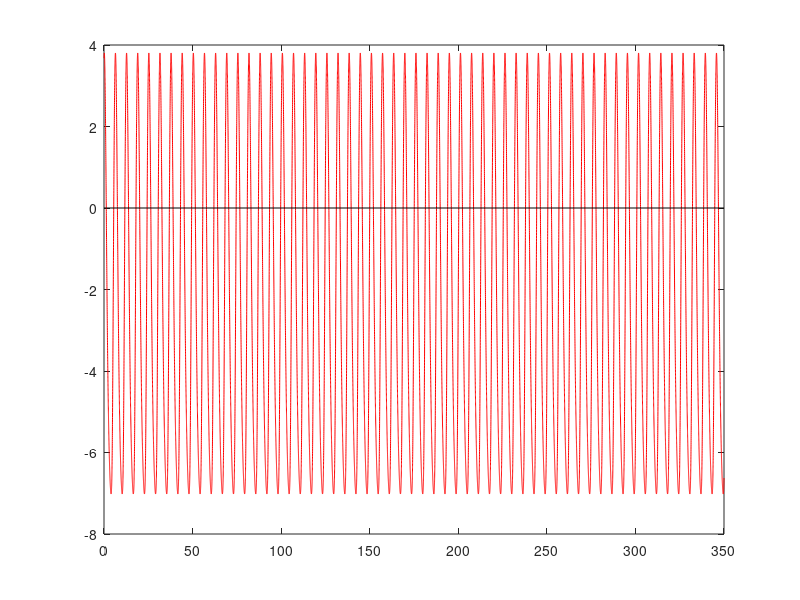

Write MATLAB code to recreate this figure.
% Your name Yejun Song
% CSC 2262
% Spring 2023
% Program # 6

format compact
clear, clc

disp("Part 1")

f=@(x) x.^3 - x.^2.*exp(-0.5.*x) - 3.*x + 1;
left=-2;
right=3;
x=left:0.01:right;
fPlot=f(x);
lineofX=[left,right];
lineofY=[0,0];
plot(x,fPlot,'r',lineofX,lineofY,'k')
x1=fzero(f,-0.755);
x2=fzero(f,0.3);
x3=fzero(f,1.78);

fprintf('x1 = %.4f  x2 = %.4f  x3 = %.4f\n' , x1, x2, x3)

disp(" ")

%%

disp("Part 2")


f = @(theta) 5.*cos(theta)+sqrt(64-(5.*sin(theta)-2.25).^2)-9;
left = 0;
right = 350;
theta = left : .01 : right;
fPlot = f(theta);
lineX = [left, right];
lineY = [0, 0];
plot(theta,fPlot,'r',lineX,lineY,'k');
theta1 = rad2deg(fzero(f, 2));
theta2 = rad2deg(fzero(f, 4));

fprintf('theta1 = %.4f  theta2 = %.4f\n', theta1, theta2)

